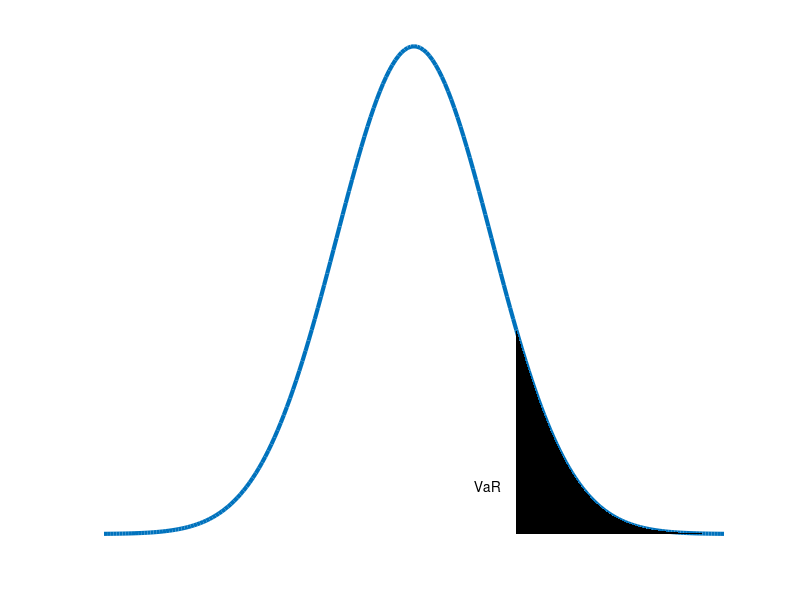

Recreate this plot in MATLAB.
B = 4;
N = 201;

mu = 0;
sigma = 1;
% epsilon = 0.05;
epsilon = 0.1;


t = linspace(-B, B, N);

y = normpdf(t, mu, sigma);

teps = norminv(1-epsilon, mu, sigma);
tg = t(t>=teps);



%% single plot
figure(1)
clf
hold on
plot(t, y, 'LineWidth', 3);
patch([tg, tg(end:-1:1)], [y(t>=teps), zeros(1, length(tg))],...
    'k', 'edgecolor', 'none')
var_y = 0.04;
text(teps-0.5, var_y, 'VaR')
% ylim([var_y, max(y)])
axis off
